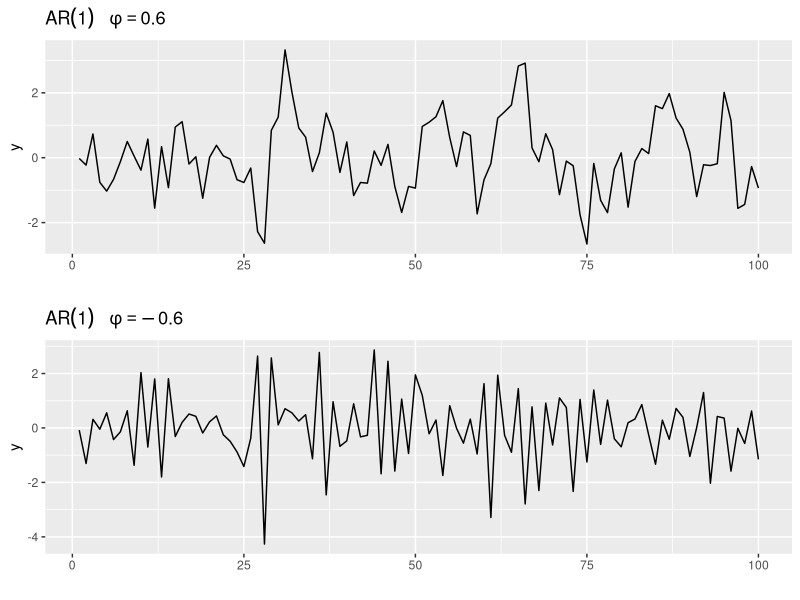
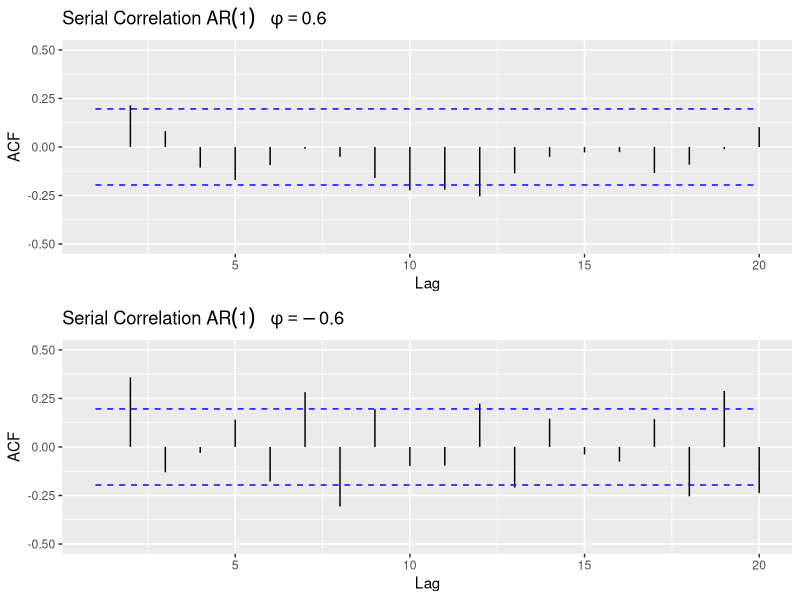
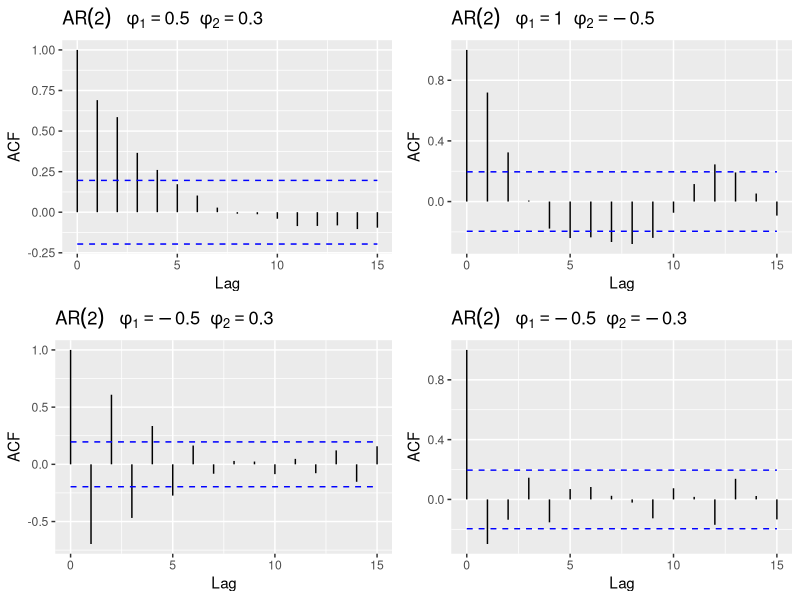

These charts were generated, in order, by the following R code:
### Source:https://www.geo.fu-berlin.de/en/v/soga-r/Introduction-to-R/index.html ###
set.seed(250)
### AR(1) Model ###
ar1_1 <- arima.sim(list(order = c(1, 0, 0), ar = 0.6), n = 100)
ar1_2 <- arima.sim(list(order = c(1, 0, 0), ar = -0.6), n = 100)
library(ggplot2)
library(ggfortify)
library(gridExtra)

p1 <- autoplot(ar1_1,
  ylab = "y",
  main = (expression(AR(1) ~ ~ ~ phi == 0.6))
)

p2 <- autoplot(ar1_2,
  ylab = "y",
  main = (expression(AR(1) ~ ~ ~ phi == -0.6))
)
grid.arrange(p1, p2, ncol = 1)

### The correlogram for the AR(1) Model ###
p1 <- autoplot(acf(ar1_1, plot = FALSE)) +
  ggtitle(expression("Serial Correlation " * AR(1) ~ ~ ~ phi == 0.6)) +
  xlim(1, 20) +
  ylim(-0.5, 0.5)
p2 <- autoplot(acf(ar1_2, plot = FALSE)) +
  ggtitle(expression("Serial Correlation " * AR(1) ~ ~ ~ phi == -0.6)) +
  xlim(1, 20) +
  ylim(-0.5, 0.5)
grid.arrange(p1, p2, ncol = 1)

### AR(2) Model and the correlogram ###
ar2_I <- arima.sim(list(
  order = c(2, 0, 0),
  ar = c(0.5, 0.3)
), n = 100)

ar2_II <- arima.sim(list(
  order = c(2, 0, 0),
  ar = c(-0.5, 0.3)
), n = 100)

ar2_III <- arima.sim(list(
  order = c(2, 0, 0),
  ar = c(1, -0.5)
), n = 100)

ar2_IV <- arima.sim(list(
  order = c(2, 0, 0),
  ar = c(-0.5, -0.3)
), n = 100)

p1 <- autoplot(acf(ar2_I, plot = FALSE, lag.max = 15)) +
  ggtitle(expression(AR(2) ~ ~ ~ phi[1] == 0.5 * ~ ~ phi[2] == 0.3))

p2 <- autoplot(acf(ar2_II, plot = FALSE, lag.max = 15)) +
  ggtitle(expression(AR(2) ~ ~ ~ phi[1] == -0.5 * ~ ~ phi[2] == 0.3))

p3 <- autoplot(acf(ar2_III, plot = FALSE, lag.max = 15)) +
  ggtitle(expression(AR(2) ~ ~ ~ phi[1] == 1 * ~ ~ phi[2] == -0.5))

p4 <- autoplot(acf(ar2_IV, plot = FALSE, lag.max = 15)) +
  ggtitle(expression(AR(2) ~ ~ ~ phi[1] == -0.5 * ~ ~ phi[2] == -0.3))

grid.arrange(p1, p3, p2, p4, ncol = 2)


### Compare with Exhibit 7.3 (p.542)                                       ###
### Source:Christiaan Heij, Paul de Boer, Philip Hans Franses, Teun Kloek, ###
### Herman K. van Dijk (2004).Econometric Methods with Applications in     ###
### Business and Economics. Oxford University Press                        ###
